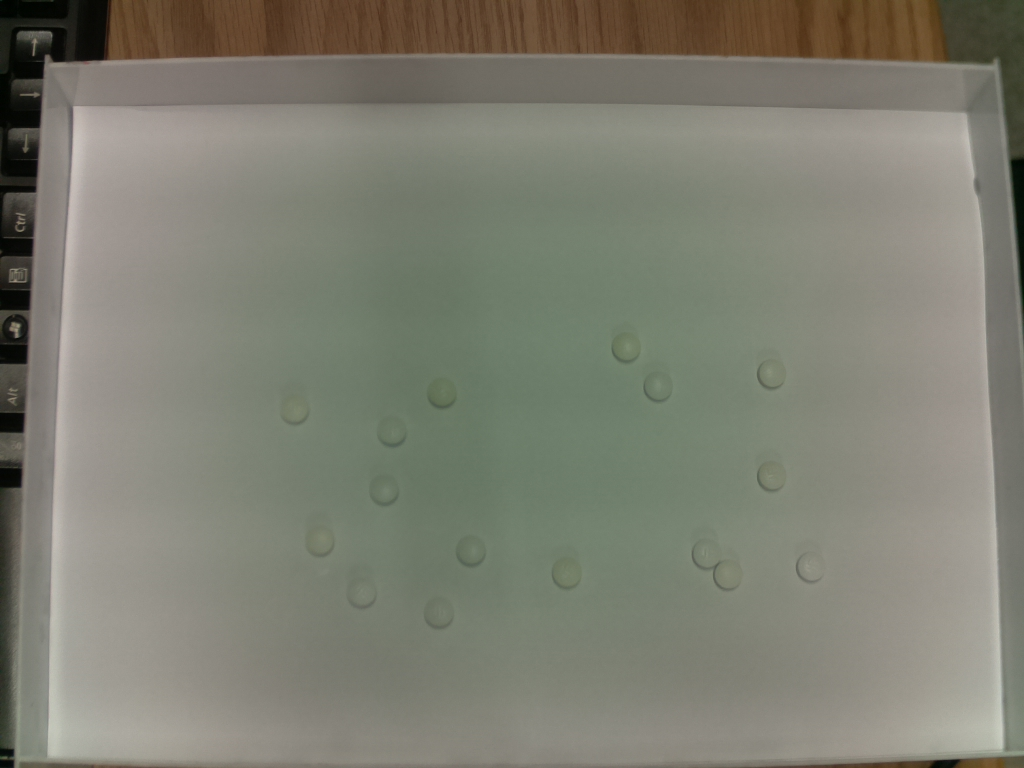
#> input picture S3/S3_016_02_05.jpg, 1024 x 768 px, found by its file name; the run also reads 1 picture not shown here
$ python plt_show.py
#> lines starting #> are read from the running program, lines starting #| are printed output that depends on the picture; after the words box and inside, x2 and y2 are one past the last pixel; in counts of white or black regions, pixels touching at a corner belong together
import cv2
import numpy as np
from matplotlib import pyplot as plt
from matplotlib.patches import ConnectionPatch
from collections import Counter
from scipy.optimize import linear_sum_assignment
import math


img1 = 'S3_016_02_05.jpg'
img2 = 'S3_016_02_06.jpg'

images = []

count = []
mode = 0

def detect_pill(img):
#> called with img = 'S3_016_02_05.jpg'
    img = cv2.imread(img,0)
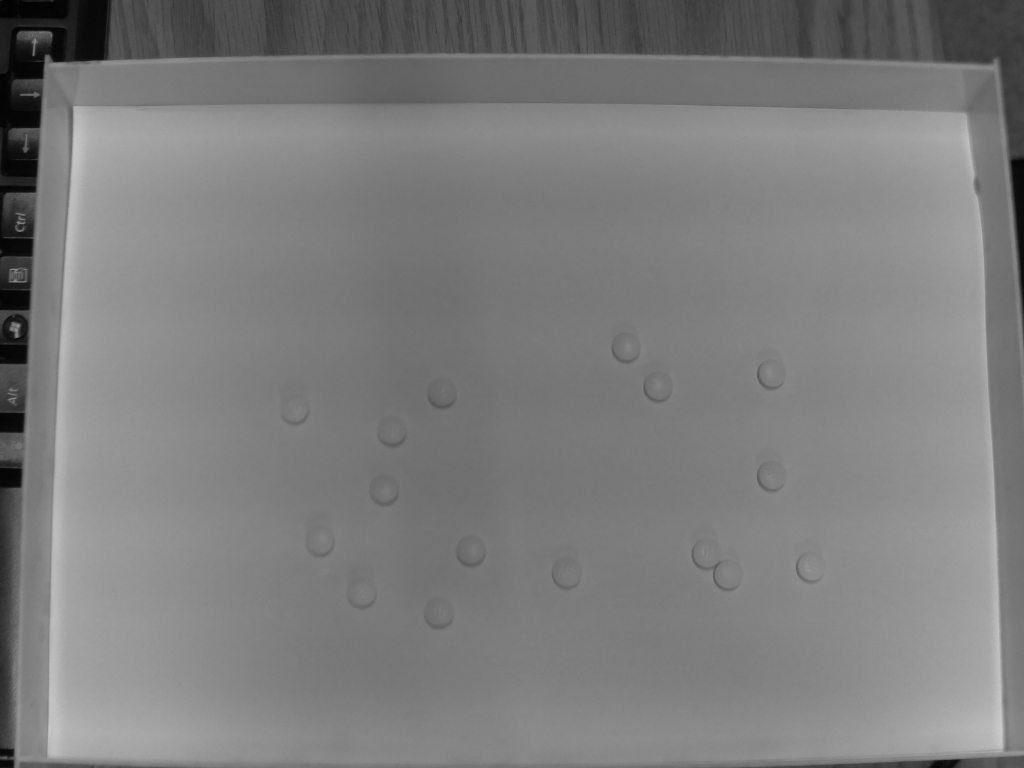
#> img: shape (768, 1024); min 1, max 202, mean 124.9
    img = img[115:760, 50:980].copy()
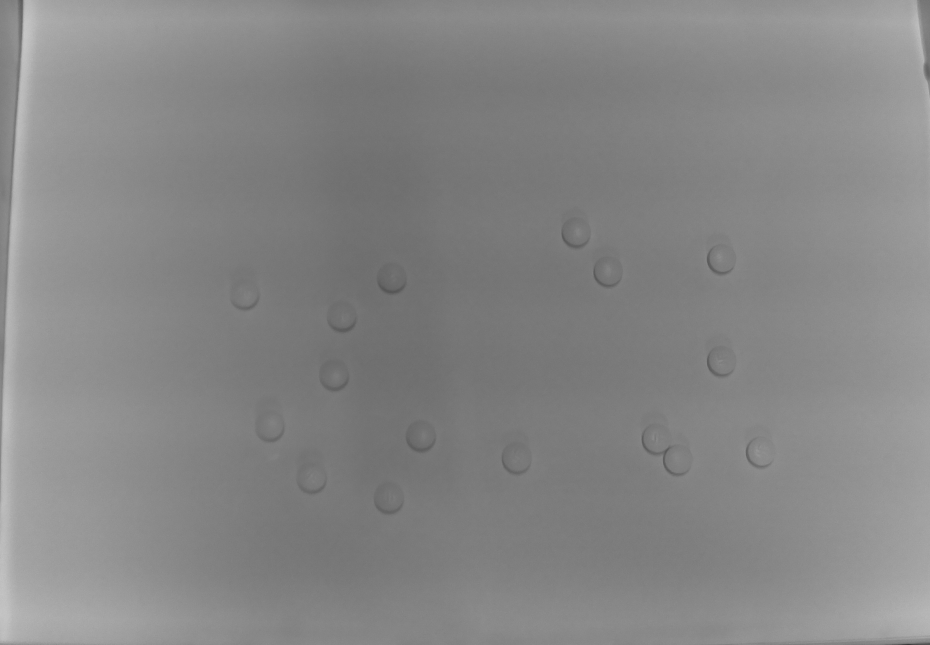
#> img: shape (645, 930); min 56, max 199, mean 133.8
    img = cv2.medianBlur(img,5)

    dst = cv2.adaptiveThreshold(img,255,cv2.ADAPTIVE_THRESH_MEAN_C,\
            cv2.THRESH_BINARY,31,2)
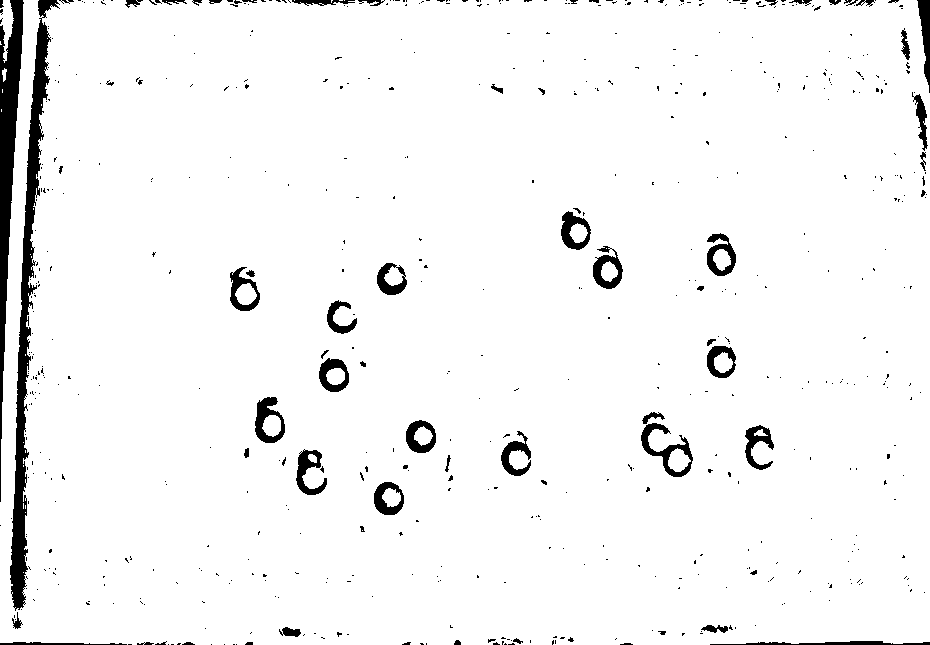
#> dst: shape (645, 930); 95.7% white; 613 black regions (548 under 20 px), largest, box (x1, y1, x2, y2) and area: (10, 0, 60, 611) 6502, (0, 0, 24, 502) 4541, (641, 423, 693, 477) 849

    dst = cv2.medianBlur(dst,3)
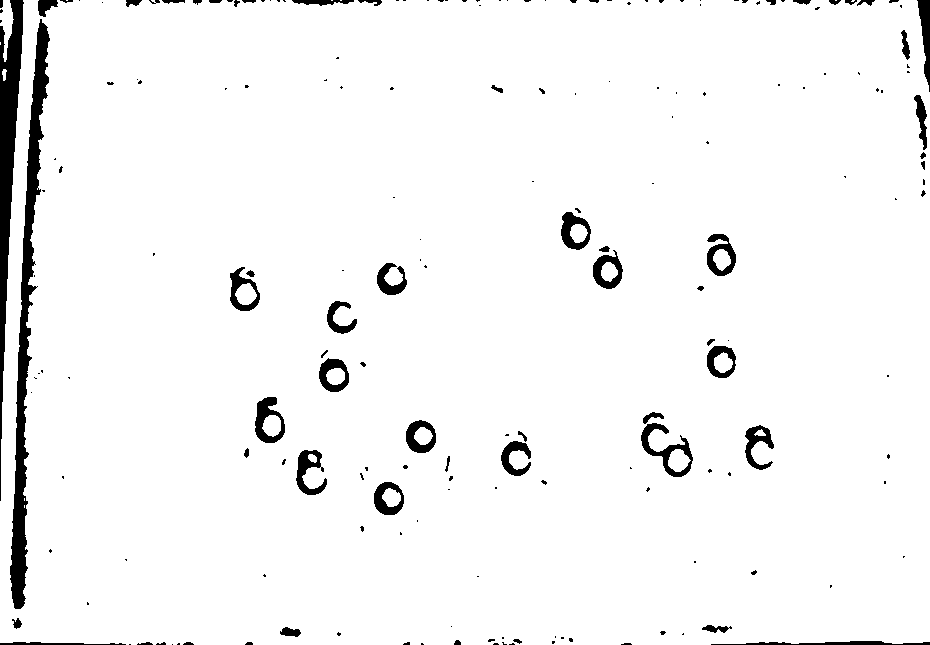
#> dst: shape (645, 930); 95.9% white; 194 black regions (132 under 20 px), largest, box (x1, y1, x2, y2) and area: (10, 19, 50, 609) 6329, (0, 0, 24, 501) 4554, (641, 423, 693, 477) 849

    circles = cv2.HoughCircles(dst, cv2.HOUGH_GRADIENT,1,11,
                            param1=5,param2=13,minRadius=7,maxRadius=20)
#> circles = 16 rows, first 8: [391.5, 279.5, 15.2], [269.5, 428.5, 14.5], [575.5, 232.5, 16], [720.5, 359.5, 14.9], [311.5, 480.5, 14.5], [761.5, 451.5, 17.2], [721.5, 259.5, 15.8], [333.5, 375.5, 16]
    circles = np.uint16(np.around(circles))
#> circles = 16 rows, first 8: [392, 280, 15], [270, 428, 14], [576, 232, 16], [720, 360, 15], [312, 480, 14], [762, 452, 17], [722, 260, 16], [334, 376, 16]

    points = []
    for i in circles[0,:]:
        points.append([i[0],i[1]])
#> this loop made 16 passes
#> i on passes 1 to 12: [392, 280, 15], [270, 428, 14], [576, 232, 16], [720, 360, 15], [312, 480, 14], [762, 452, 17], [722, 260, 16], [334, 376, 16], [422, 436, 16], [246, 294, 10], [608, 274, 14], [676, 460, 16]
#> after the loop, points = [[392, 280], [270, 428], [576, 232], [720, 360], [312, 480], [762, 452], [722, 260], [334, 376], [422, 436], [246, 294], [608, 274], [676, 460], [388, 500], [658, 438], [516, 458], [344, 318]]

    count.append(len(points))

    images.append(dst)
    return points

def get_dist(points1, points2):
    distance = []

    for i in range(len(points1)):
        x1 = points1[i][0]
        y1 = points1[i][1]
        p1 = points1[i]

        dst = []
        for j in range(len(points2)):
            x2 = points2[j][0]
            y2 = points2[j][1]
            p2 = points2[j]

            # print(x1, y1, x2, y2)

            dst.append(int(math.dist(p1, p2)))
        distance.append(dst)
            #distance[i].append(math.sqrt((x2 - x1)**2 + (y2 - y1)**2))

    return distance


if __name__ == '__main__':
    # import_pill_group(64, 1)
    p1 = detect_pill(img1)
#> p1 has the same summary as points in detect_pill
    p2 = detect_pill(img2)
#> call 2 of detect_pill, with img = 'S3_016_02_06.jpg'
#> in detect_pill (call 2), `dst = cv2.adaptiveThreshold(img,255,cv2.ADAPTIVE_THRESH_MEAN_C,\ cv2.T..`:
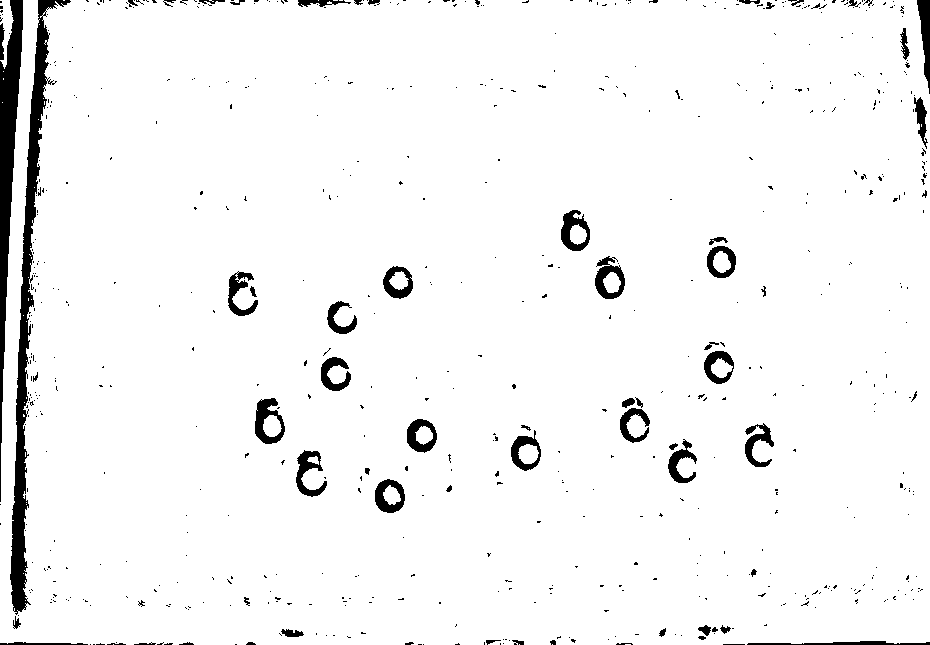
#> dst: shape (645, 930); 95.7% white; 653 black regions (585 under 20 px), largest, box (x1, y1, x2, y2) and area: (10, 0, 71, 615) 6589, (0, 0, 23, 502) 4410, (255, 398, 285, 444) 710
#> in detect_pill (call 2), `dst = cv2.medianBlur(dst,3)`:
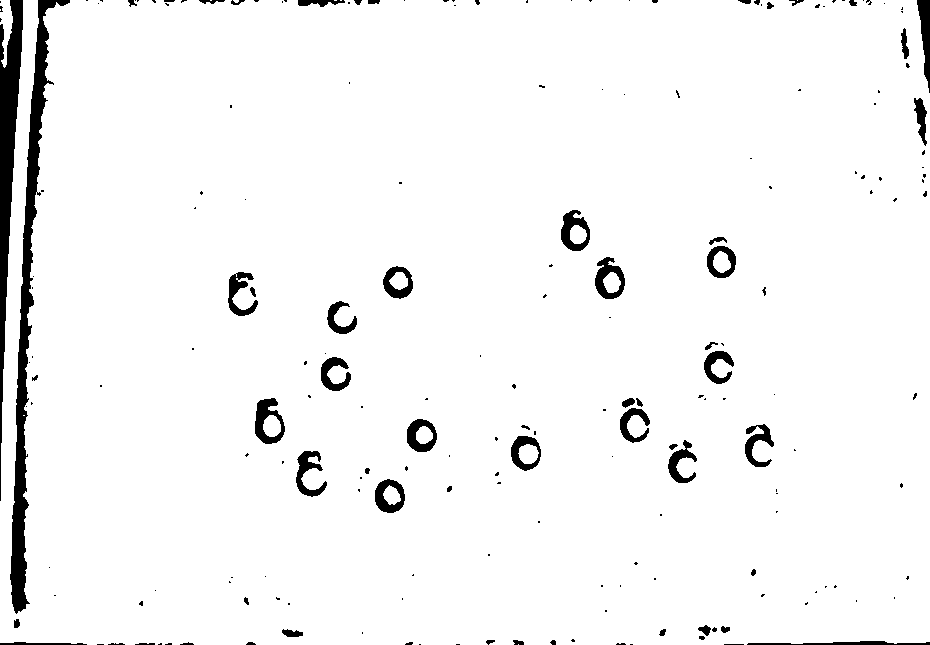
#> dst: shape (645, 930); 96% white; 203 black regions (141 under 20 px), largest, box (x1, y1, x2, y2) and area: (10, 0, 70, 614) 6654, (0, 0, 23, 501) 4540, (255, 398, 285, 444) 716
#> in detect_pill (call 2), `circles = cv2.HoughCircles(dst, cv2.HOUGH_GRADIENT,1,11, param1=5,para..`: circles = 16 rows, first 8: [683.5, 466.5, 15.9], [635.5, 424.5, 16.5], [388.5, 495.5, 16.3], [720.5, 262.5, 14.9], [341.5, 317.5, 16], [609.5, 283.5, 14.9], [421.5, 434.5, 16.1], [718.5, 366.5, 15.2]
#> in detect_pill (call 2), `circles = np.uint16(np.around(circles))`: circles = 16 rows, first 8: [684, 466, 16], [636, 424, 16], [388, 496, 16], [720, 262, 15], [342, 318, 16], [610, 284, 15], [422, 434, 16], [718, 366, 15]
#> the loop in detect_pill (call 2), `for i in circles[0,:]:` made 16 passes
#> i on passes 1 to 12: [684, 466, 16], [636, 424, 16], [388, 496, 16], [720, 262, 15], [342, 318, 16], [610, 284, 15], [422, 434, 16], [718, 366, 15], [334, 374, 16], [760, 450, 16], [526, 454, 15], [396, 280, 15]
#> after the loop in detect_pill (call 2), `for i in circles[0,:]:`: points = [[684, 466], [636, 424], [388, 496], [720, 262], [342, 318], [610, 284], [422, 434], [718, 366], [334, 374], [760, 450], [526, 454], [396, 280], [310, 480], [576, 238], [242, 300], [272, 426]]
#> p2 has the same summary as points in detect_pill
    print(p1)
#| [[392, 280], [270, 428], [576, 232], [720, 360], [312, 480], [762, 452], [722, 260], [334, 376], [422, 436], [246, 294], [608, 274], [676, 460], [388, 500], [658, 438], [516, 458], [344, 318]]
    print(p2)
#| [[684, 466], [636, 424], [388, 496], [720, 262], [342, 318], [610, 284], [422, 434], [718, 366], [334, 374], [760, 450], [526, 454], [396, 280], [310, 480], [576, 238], [242, 300], [272, 426]]
    print("=============================")
    dst = get_dist(p1, p2)
#> the loop in get_dist, `for i in range(len(points1)):` made 16 passes
#> after the loop in get_dist, `for i in range(len(points1)):`: distance = 16 items
#> dst = 16 items
    print(dst)
#> (printed output is left out)
    row_ind, col_ind = linear_sum_assignment(dst)
#> row_ind = [0, 1, 2, 3, 4, 5, 6, 7, 8, 9, 10, 11, 12, 13, 14, 15]; col_ind = [11, 15, 13, 7, 12, 9, 3, 8, 6, 14, 5, 0, 2, 1, 10, 4]
    print("=============================")

    #plt.subplot(1,2,j+1), plt.imshow(images[j], 'gray')
    fig = plt.figure(figsize=(10,5))
    ax1 = fig.add_subplot(121)
    plt.imshow(images[0], 'gray')
    ax2 = fig.add_subplot(122)
    plt.imshow(images[1], 'gray')

    for i in range(16):
        xyA = (p1[i][0], p1[i][1])
        xyB = (p2[col_ind[i]][0], p2[col_ind[i]][1])
        con = ConnectionPatch(xyA=xyA, xyB=xyB, coordsA="data", coordsB="data",
                    axesA=ax2, axesB=ax1, color=((i*15)/255,0,0))
        ax2.add_artist(con)
#> this loop made 16 passes
#> (xyA, xyB) on passes 1 to 12: ((392, 280), (396, 280)), ((270, 428), (272, 426)), ((576, 232), (576, 238)), ((720, 360), (718, 366)), ((312, 480), (310, 480)), ((762, 452), (760, 450)), ((722, 260), (720, 262)), ((334, 376), (334, 374)), ((422, 436), (422, 434)), ((246, 294), (242, 300)), ((608, 274), (610, 284)), ((676, 460), (684, 466))
    plt.show()
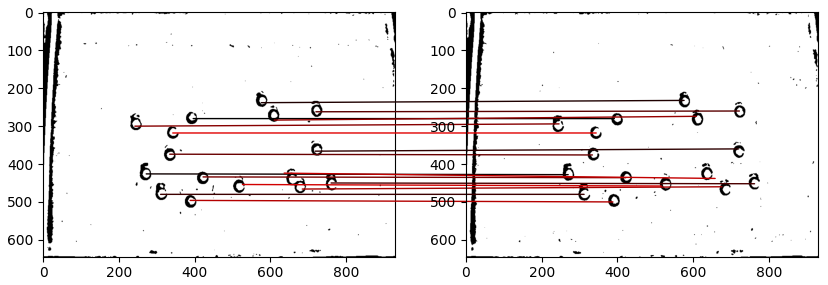
#> figure drawn by matplotlib, 2 panels
